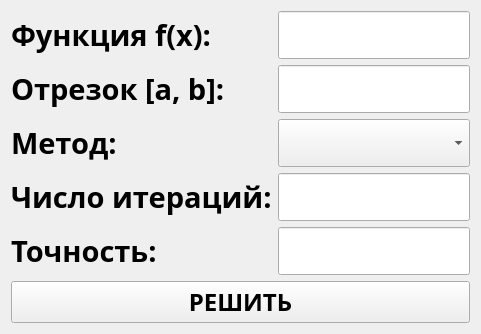
   <widget class="QWidget" name="layoutWidget">
    <property name="geometry">
     <rect>
      <x>15</x>
      <y>180</y>
      <width>481</width>
      <height>283</height>
     </rect>
    </property>
    <layout class="QVBoxLayout" name="verticalLayout">
     <item>
      <layout class="QFormLayout" name="formLayout">
       <item row="0" column="0">
        <widget class="QLabel" name="labelFunction">
         <property name="font">
          <font>
           <family>Gilroy</family>
           <pointsize>22</pointsize>
           <bold>true</bold>
          </font>
         </property>
         <property name="text">
          <string>Функция f(x):     </string>
         </property>
        </widget>
       </item>
       <item row="0" column="1">
        <widget class="QLineEdit" name="lineEditFunction">
         <property name="font">
          <font>
           <family>Gilroy</family>
           <pointsize>22</pointsize>
          </font>
         </property>
        </widget>
       </item>
       <item row="1" column="0">
        <widget class="QLabel" name="labelInterval">
         <property name="font">
          <font>
           <family>Gilroy</family>
           <pointsize>22</pointsize>
           <bold>true</bold>
          </font>
         </property>
         <property name="text">
          <string>Отрезок [a, b]:   </string>
         </property>
        </widget>
       </item>
       <item row="1" column="1">
        <widget class="QLineEdit" name="lineEditInterval">
         <property name="font">
          <font>
           <family>Gilroy</family>
           <pointsize>22</pointsize>
          </font>
         </property>
        </widget>
       </item>
       <item row="2" column="0">
        <widget class="QLabel" name="labelMethod">
         <property name="font">
          <font>
           <family>Gilroy</family>
           <pointsize>22</pointsize>
           <bold>true</bold>
          </font>
         </property>
         <property name="text">
          <string>Метод:</string>
         </property>
        </widget>
       </item>
       <item row="2" column="1">
        <widget class="QComboBox" name="comboBoxMethod">
         <property name="font">
          <font>
           <family>Gilroy</family>
           <pointsize>22</pointsize>
          </font>
         </property>
        </widget>
       </item>
       <item row="4" column="0">
        <widget class="QLabel" name="labelTolerance">
         <property name="font">
          <font>
           <family>Gilroy</family>
           <pointsize>22</pointsize>
           <bold>true</bold>
          </font>
         </property>
         <property name="text">
          <string>Точность:</string>
         </property>
        </widget>
       </item>
       <item row="4" column="1">
        <widget class="QLineEdit" name="lineEditTolerance">
         <property name="font">
          <font>
           <family>Gilroy</family>
           <pointsize>22</pointsize>
          </font>
         </property>
        </widget>
       </item>
       <item row="3" column="1">
        <widget class="QLineEdit" name="lineEditMaxIterations">
         <property name="font">
          <font>
           <family>Gilroy</family>
           <pointsize>22</pointsize>
          </font>
         </property>
        </widget>
       </item>
       <item row="3" column="0">
        <widget class="QLabel" name="labelMaxIterations">
         <property name="font">
          <font>
           <family>Gilroy</family>
           <pointsize>22</pointsize>
           <bold>true</bold>
          </font>
         </property>
         <property name="text">
          <string>Число итераций:</string>
         </property>
        </widget>
       </item>
      </layout>
     </item>
     <item>
      <widget class="QPushButton" name="pushButtonSolve">
       <property name="font">
        <font>
         <family>Gilroy</family>
         <pointsize>18</pointsize>
         <bold>true</bold>
        </font>
       </property>
       <property name="text">
        <string>РЕШИТЬ</string>
       </property>
      </widget>
     </item>
    </layout>
   </widget>
